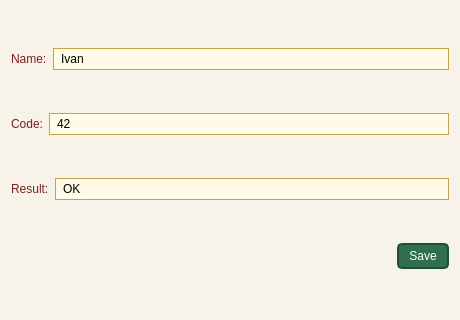
<?xml version="1.0" encoding="UTF-8"?>
<ui version="4.0"><class>Dialog</class><widget class="QDialog" name="Dialog"><property name="geometry"><rect><x>0</x><y>0</y><width>460</width><height>320</height></rect></property><property name="windowTitle"><string>QSS form</string></property><property name="styleSheet"><string>
QDialog { background-color: #f7f3e8; }
QLabel { color: #7a1f1f; }
QPushButton { background-color: #2f6f4f; color: #ffffff; border: 2px solid #1f4f37; border-radius: 5px; padding: 4px 10px; }
QPushButton:disabled { background-color: #d7d7d7; color: #666666; border-color: #b0b0b0; }
QLineEdit { background-color: #fffbe6; border: 1px solid #c7a34d; padding: 2px 5px; }
</string></property><layout class="QVBoxLayout" name="verticalLayout"><property name="leftMargin"><number>11</number></property><property name="topMargin"><number>11</number></property><property name="rightMargin"><number>11</number></property><property name="bottomMargin"><number>11</number></property><property name="spacing"><number>6</number></property><item><layout class="QHBoxLayout" name="rowLayout"><property name="leftMargin"><number>0</number></property><property name="topMargin"><number>0</number></property><property name="rightMargin"><number>0</number></property><property name="bottomMargin"><number>0</number></property><property name="spacing"><number>6</number></property><item><widget class="QLabel" name="label"><property name="text"><string>Name:</string></property></widget></item><item><widget class="QLineEdit" name="lineEdit"><property name="text"><string>Ivan</string></property></widget></item></layout></item><item><layout class="QHBoxLayout" name="rowLayout"><property name="leftMargin"><number>0</number></property><property name="topMargin"><number>0</number></property><property name="rightMargin"><number>0</number></property><property name="bottomMargin"><number>0</number></property><property name="spacing"><number>6</number></property><item><widget class="QLabel" name="label"><property name="text"><string>Code:</string></property></widget></item><item><widget class="QLineEdit" name="lineEdit"><property name="text"><string>42</string></property></widget></item></layout></item><item><layout class="QHBoxLayout" name="rowLayout"><property name="leftMargin"><number>0</number></property><property name="topMargin"><number>0</number></property><property name="rightMargin"><number>0</number></property><property name="bottomMargin"><number>0</number></property><property name="spacing"><number>6</number></property><item><widget class="QLabel" name="label"><property name="text"><string>Result:</string></property></widget></item><item><widget class="QLineEdit" name="lineEdit"><property name="text"><string>OK</string></property></widget></item></layout></item><item><layout class="QHBoxLayout" name="buttons"><property name="leftMargin"><number>0</number></property><property name="topMargin"><number>0</number></property><property name="rightMargin"><number>0</number></property><property name="bottomMargin"><number>0</number></property><property name="spacing"><number>6</number></property><item><spacer name="horizontalSpacer"><property name="orientation"><enum>Qt::Orientation::Horizontal</enum></property><property name="sizeHint" stdset="0"><size><width>40</width><height>20</height></size></property></spacer></item><item><widget class="QPushButton" name="save"><property name="text"><string>Save</string></property></widget></item></layout></item></layout></widget></ui>
